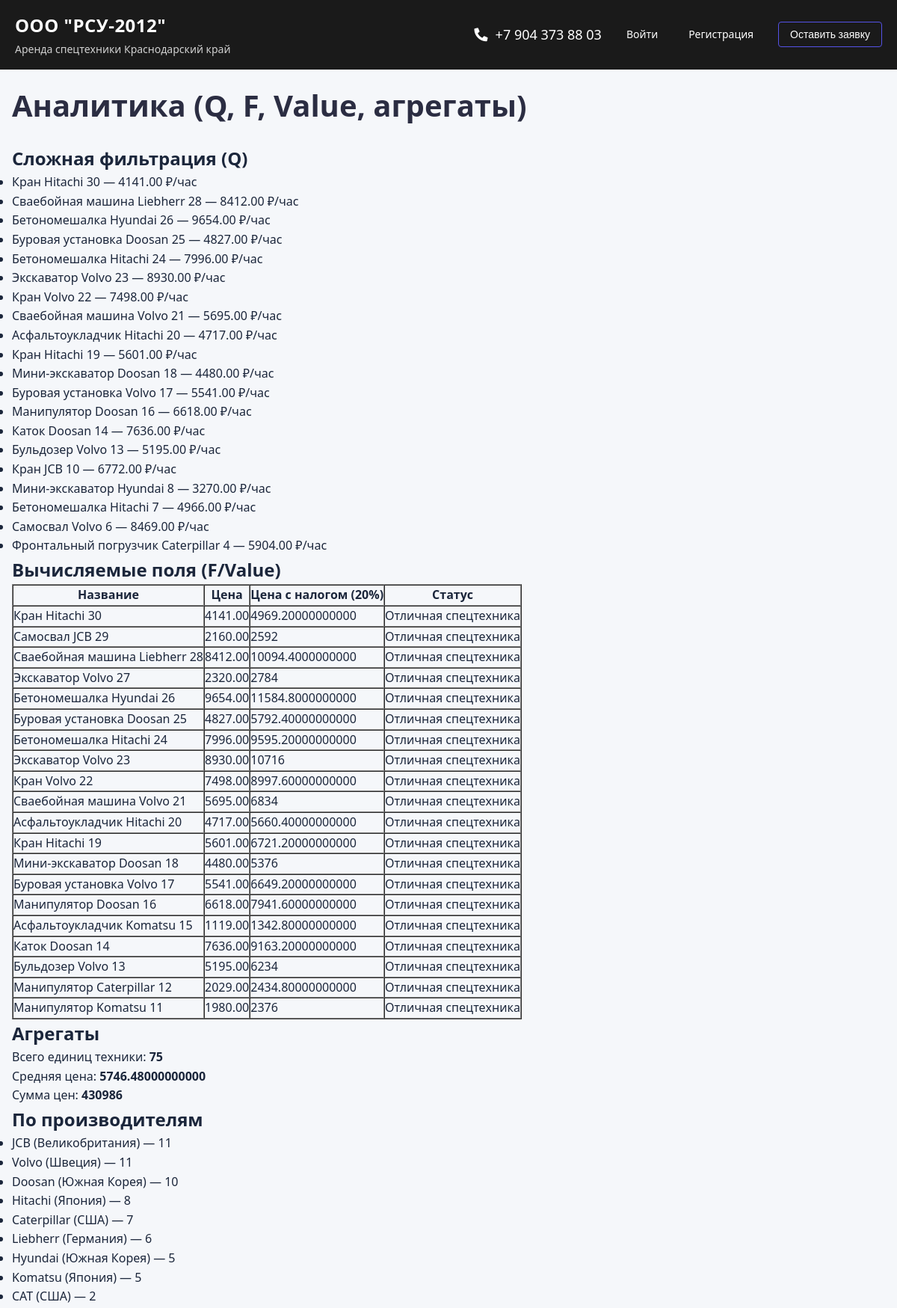
Screenshot of /equipment/analytics/ (upper part) with the database file from the repository.
### bid/models.py (models this page shows, shortened)
class Equipment(models.Model):
    class Status(models.IntegerChoices):
        DRAFT = 0, 'Черновик'
        PUBLISHED = 1, 'Опубликовано'
    title = models.CharField(max_length=255, verbose_name="Название техники")
    slug = models.SlugField(max_length=255, unique=True, db_index=True, verbose_name="URL")
    description = models.TextField(blank=True, verbose_name="Описание")
    price_per_hour = models.DecimalField(max_digits=10, decimal_places=2, verbose_name="Цена за час, ₽")
    time_create = models.DateTimeField(auto_now_add=True, verbose_name="Время создания")
    time_update = models.DateTimeField(auto_now=True, verbose_name="Время обновления")
    status = models.IntegerField(choices=Status.choices, default=Status.DRAFT, verbose_name="Публикация")
    image = models.ImageField(upload_to='equipment_images/', blank=True, null=True, verbose_name="Изображение техники")
    owner = models.ForeignKey(
        settings.AUTH_USER_MODEL,
        on_delete=models.SET_NULL,
        null=True,
        blank=True,
        related_name='owned_equipment',
        verbose_name='Владелец'
    )
    manufacturer = models.ForeignKey(
        'Manufacturer',
        on_delete=models.SET_NULL,
        related_name='equipment',
        verbose_name="Производитель",
        null=True,
        blank=True,
    )
    tags = models.ManyToManyField(
        'Tag',
        related_name='equipment',
        verbose_name="Теги",
        blank=True,
    )
    objects = models.Manager()
    published = PublishedManager()
    class Meta:
        ordering = ['-time_create']
        indexes = [models.Index(fields=['-time_create'])]
        verbose_name = 'Единица техники'
        verbose_name_plural = 'Единицы техники'
        permissions = [
            ('can_publish_equipment', 'Может публиковать оборудование'),
            ('can_manage_equipment', 'Может управлять оборудованием'),
            ('can_view_equipment_analytics', 'Может просматривать аналитику оборудования'),
        ]

class Manufacturer(models.Model):
    name = models.CharField(max_length=255, verbose_name="Производитель")
    country = models.CharField(max_length=100, verbose_name="Страна")
    class Meta:
        verbose_name = 'Производитель'
        verbose_name_plural = 'Производители'
        ordering = ['name']
        permissions = [
            ('can_manage_manufacturers', 'Может управлять производителями'),
        ]

### bid/views.py (the view)
# urls.py: path('analytics/', views.AnalyticsView.as_view(), name='analytics_demo'),
class AnalyticsView(DataMixin, TemplateView):
    template_name = 'bid/analytics.html'
    title = 'Аналитика'
    def get_context_data(self, **kwargs):
        context = super().get_context_data(**kwargs)
        q_equipment = Equipment.objects.filter(
            Q(price_per_hour__gt=2500) | Q(title__icontains='экскават')
        )
        equipment_with_tax = Equipment.objects.annotate(
            price_with_tax=ExpressionWrapper(
                F('price_per_hour') * Value(Decimal('1.20')),
                output_field=DecimalField(max_digits=12, decimal_places=2),
            ),
            status_message=Value('Отличная спецтехника'),
        ).values('title', 'price_per_hour', 'price_with_tax', 'status_message')[:20]
        totals = Equipment.objects.aggregate(
            total_count=Count('id'),
            avg_price=Avg('price_per_hour'),
            sum_price=Sum('price_per_hour'),
        )
        by_manufacturer = (
            Manufacturer.objects
            .annotate(equipment_count=Count('equipment'))
            .values('name', 'country', 'equipment_count')
            .order_by('-equipment_count', 'name')
        )
        by_tag = (
            Tag.objects
            .annotate(equipment_count=Count('equipment'))
            .values('name', 'equipment_count')
            .order_by('-equipment_count', 'name')
        )
        context.update({
            'q_equipment': q_equipment[:20],
            'equipment_with_tax': list(equipment_with_tax),
            'totals': totals,
            'by_manufacturer': list(by_manufacturer),
            'by_tag': list(by_tag),
        })
        return context

### bid/utils.py (called while the page is built, shortened)
    def get_context_data(self, *, object_list=None, **kwargs):
        if object_list is None and hasattr(self, 'get_queryset'):
            object_list = self.get_queryset()
        context = super().get_context_data(object_list=object_list, **kwargs)
        context['menu'] = MENU
        if self.title:
            context['title'] = self.title
        paginator = context.get('paginator')
        page_obj = context.get('page_obj')
        return context

### homepage/templatetags/footernav.py (called while the page is built)
@register.simple_tag()
def get_categories():
    return views.menu

### templates/bid/analytics.html (shortened to what this page needs)
{% extends 'base.html' %}
{% block content %}
<div class="container">
  <h1>Аналитика (Q, F, Value, агрегаты)</h1>
  <h2>Сложная фильтрация (Q)</h2>
  <ul>
    {% for e in q_equipment %}
      <li>{{ e.title }} — {{ e.price_per_hour }} ₽/час</li>
    {% empty %}
      <li>Ничего не найдено</li>
    {% endfor %}
  </ul>
  <h2>Вычисляемые поля (F/Value)</h2>
  <table border="1" cellpadding="6" cellspacing="0">
    <tr>
      <th>Название</th>
      <th>Цена</th>
      <th>Цена с налогом (20%)</th>
      <th>Статус</th>
    </tr>
    {% for e in equipment_with_tax %}
    <tr>
      <td>{{ e.title }}</td>
      <td>{{ e.price_per_hour }}</td>
      <td>{{ e.price_with_tax }}</td>
      <td>{{ e.status_message }}</td>
    </tr>
    {% endfor %}
  </table>
  <h2>Агрегаты</h2>
  <p>Всего единиц техники: <strong>{{ totals.total_count }}</strong></p>
  <p>Средняя цена: <strong>{{ totals.avg_price }}</strong></p>
  <p>Сумма цен: <strong>{{ totals.sum_price }}</strong></p>
  <h2>По производителям</h2>
  <ul>
    {% for row in by_manufacturer %}
      <li>{{ row.name }} ({{ row.country }}) — {{ row.equipment_count }}</li>
    {% empty %}
      <li>Нет данных</li>
    {% endfor %}
  </ul>
</div>
{% endblock %}

### static/css/homepage.css (style rules this page uses)
h1 { font-size: 2.5rem; font-weight: 700; color: #2b2d42; margin-bottom: 20px; }
* { box-sizing: border-box; margin: 0; padding: 0; font-family: 'Segoe UI', Tahoma, Geneva, Verdana, sans-serif; }
body { background-color: #f5f7fa; color: var(--dark); line-height: 1.6; }
.container { max-width: 1200px; margin: 0 auto; padding: 1rem; }

### rows the page displays
Equipment: title "Кран Hitachi 30", price_per_hour "4141.00", price_with_tax "4969.20000000000", status_message "Отличная спецтехника"
Equipment: title "Сваебойная машина Liebherr 28", price_per_hour "8412.00", price_with_tax "10094.4000000000", status_message "Отличная спецтехника"
Equipment: title "Бетономешалка Hyundai 26", price_per_hour "9654.00", price_with_tax "11584.8000000000", status_message "Отличная спецтехника"
Equipment: title "Буровая установка Doosan 25", price_per_hour "4827.00", price_with_tax "5792.40000000000", status_message "Отличная спецтехника"
Equipment: title "Бетономешалка Hitachi 24", price_per_hour "7996.00", price_with_tax "9595.20000000000", status_message "Отличная спецтехника"
Equipment: title "Экскаватор Volvo 23", price_per_hour "8930.00", price_with_tax "10716", status_message "Отличная спецтехника"
Equipment: title "Кран Volvo 22", price_per_hour "7498.00", price_with_tax "8997.60000000000", status_message "Отличная спецтехника"
Equipment: title "Сваебойная машина Volvo 21", price_per_hour "5695.00", price_with_tax "6834", status_message "Отличная спецтехника"
Equipment: title "Асфальтоукладчик Hitachi 20", price_per_hour "4717.00", price_with_tax "5660.40000000000", status_message "Отличная спецтехника"
Equipment: title "Кран Hitachi 19", price_per_hour "5601.00", price_with_tax "6721.20000000000", status_message "Отличная спецтехника"
Equipment: title "Мини-экскаватор Doosan 18", price_per_hour "4480.00", price_with_tax "5376", status_message "Отличная спецтехника"
Equipment: title "Буровая установка Volvo 17", price_per_hour "5541.00", price_with_tax "6649.20000000000", status_message "Отличная спецтехника"
Equipment: title "Манипулятор Doosan 16", price_per_hour "6618.00", price_with_tax "7941.60000000000", status_message "Отличная спецтехника"
Equipment: title "Каток Doosan 14", price_per_hour "7636.00", price_with_tax "9163.20000000000", status_message "Отличная спецтехника"
Equipment: title "Бульдозер Volvo 13", price_per_hour "5195.00", price_with_tax "6234", status_message "Отличная спецтехника"
Equipment: title "Кран JCB 10", price_per_hour "6772.00"
Equipment: title "Мини-экскаватор Hyundai 8", price_per_hour "3270.00"
Equipment: title "Бетономешалка Hitachi 7", price_per_hour "4966.00"
Equipment: title "Самосвал Volvo 6", price_per_hour "8469.00"
Equipment: title "Фронтальный погрузчик Caterpillar 4", price_per_hour "5904.00"
Manufacturer: name "JCB", country "Великобритания", equipment_count "11"
Manufacturer: name "Volvo", country "Швеция", equipment_count "11"
Manufacturer: name "Doosan", country "Южная Корея", equipment_count "10"
Manufacturer: name "Hitachi", country "Япония", equipment_count "8"
Manufacturer: name "Caterpillar", country "США", equipment_count "7"
Manufacturer: name "Liebherr", country "Германия", equipment_count "6"
Manufacturer: name "Hyundai", country "Южная Корея", equipment_count "5"
Manufacturer: name "Komatsu", country "Япония", equipment_count "5"
Manufacturer: name "CAT", country "США", equipment_count "2"

### other values shown
{{ e.title }} "Самосвал JCB 29" "Экскаватор Volvo 27" "Асфальтоукладчик Komatsu 15" "Манипулятор Caterpillar 12" "Манипулятор Komatsu 11"
{{ e.price_per_hour }} "2160.00" "2320.00" "1119.00" "2029.00" "1980.00"
{{ e.price_with_tax }} "2592" "2784" "1342.80000000000" "2434.80000000000" "2376"
{{ e.status_message }} "Отличная спецтехника" "Отличная спецтехника" "Отличная спецтехника" "Отличная спецтехника" "Отличная спецтехника"
{{ totals.total_count }} "75"
{{ totals.avg_price }} "5746.48000000000"
{{ totals.sum_price }} "430986"
